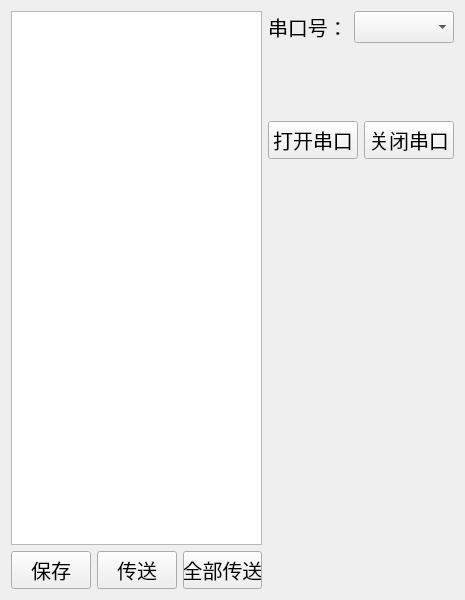
<?xml version="1.0" encoding="UTF-8"?>
<ui version="4.0">
 <class>Stethoscope</class>
 <widget class="QWidget" name="Stethoscope">
  <property name="geometry">
   <rect>
    <x>0</x>
    <y>0</y>
    <width>465</width>
    <height>600</height>
   </rect>
  </property>
  <property name="minimumSize">
   <size>
    <width>400</width>
    <height>600</height>
   </size>
  </property>
  <property name="maximumSize">
   <size>
    <width>465</width>
    <height>600</height>
   </size>
  </property>
  <property name="windowTitle">
   <string>Stethoscope</string>
  </property>
  <layout class="QHBoxLayout" name="horizontalLayout_4">
   <item>
    <layout class="QVBoxLayout" name="verticalLayout_2">
     <item>
      <widget class="QListWidget" name="listWidget">
       <property name="font">
        <font>
         <pointsize>15</pointsize>
        </font>
       </property>
      </widget>
     </item>
     <item>
      <layout class="QHBoxLayout" name="horizontalLayout_3">
       <item>
        <widget class="QPushButton" name="save_button">
         <property name="font">
          <font>
           <pointsize>15</pointsize>
          </font>
         </property>
         <property name="text">
          <string>保存</string>
         </property>
        </widget>
       </item>
       <item>
        <widget class="QPushButton" name="transport_button">
         <property name="font">
          <font>
           <pointsize>15</pointsize>
          </font>
         </property>
         <property name="text">
          <string>传送</string>
         </property>
        </widget>
       </item>
       <item>
        <widget class="QPushButton" name="all_transport_button">
         <property name="font">
          <font>
           <pointsize>15</pointsize>
          </font>
         </property>
         <property name="text">
          <string>全部传送</string>
         </property>
        </widget>
       </item>
      </layout>
     </item>
    </layout>
   </item>
   <item>
    <layout class="QVBoxLayout" name="verticalLayout" stretch="1,1,1,6">
     <item>
      <layout class="QHBoxLayout" name="horizontalLayout">
       <item>
        <widget class="QLabel" name="label">
         <property name="font">
          <font>
           <pointsize>15</pointsize>
          </font>
         </property>
         <property name="text">
          <string>串口号：</string>
         </property>
        </widget>
       </item>
       <item>
        <widget class="QComboBox" name="serialport_combox">
         <property name="font">
          <font>
           <pointsize>15</pointsize>
          </font>
         </property>
        </widget>
       </item>
      </layout>
     </item>
     <item>
      <spacer name="verticalSpacer">
       <property name="orientation">
        <enum>Qt::Vertical</enum>
       </property>
       <property name="sizeHint" stdset="0">
        <size>
         <width>20</width>
         <height>40</height>
        </size>
       </property>
      </spacer>
     </item>
     <item>
      <layout class="QHBoxLayout" name="horizontalLayout_2">
       <item>
        <widget class="QPushButton" name="open_serial_button">
         <property name="font">
          <font>
           <pointsize>15</pointsize>
          </font>
         </property>
         <property name="text">
          <string>打开串口</string>
         </property>
        </widget>
       </item>
       <item>
        <widget class="QPushButton" name="close_serial_button">
         <property name="font">
          <font>
           <pointsize>15</pointsize>
          </font>
         </property>
         <property name="text">
          <string>关闭串口</string>
         </property>
        </widget>
       </item>
      </layout>
     </item>
     <item>
      <spacer name="verticalSpacer_2">
       <property name="orientation">
        <enum>Qt::Vertical</enum>
       </property>
       <property name="sizeHint" stdset="0">
        <size>
         <width>20</width>
         <height>40</height>
        </size>
       </property>
      </spacer>
     </item>
    </layout>
   </item>
  </layout>
 </widget>
 <layoutdefault spacing="6" margin="11"/>
 <resources/>
 <connections/>
</ui>
